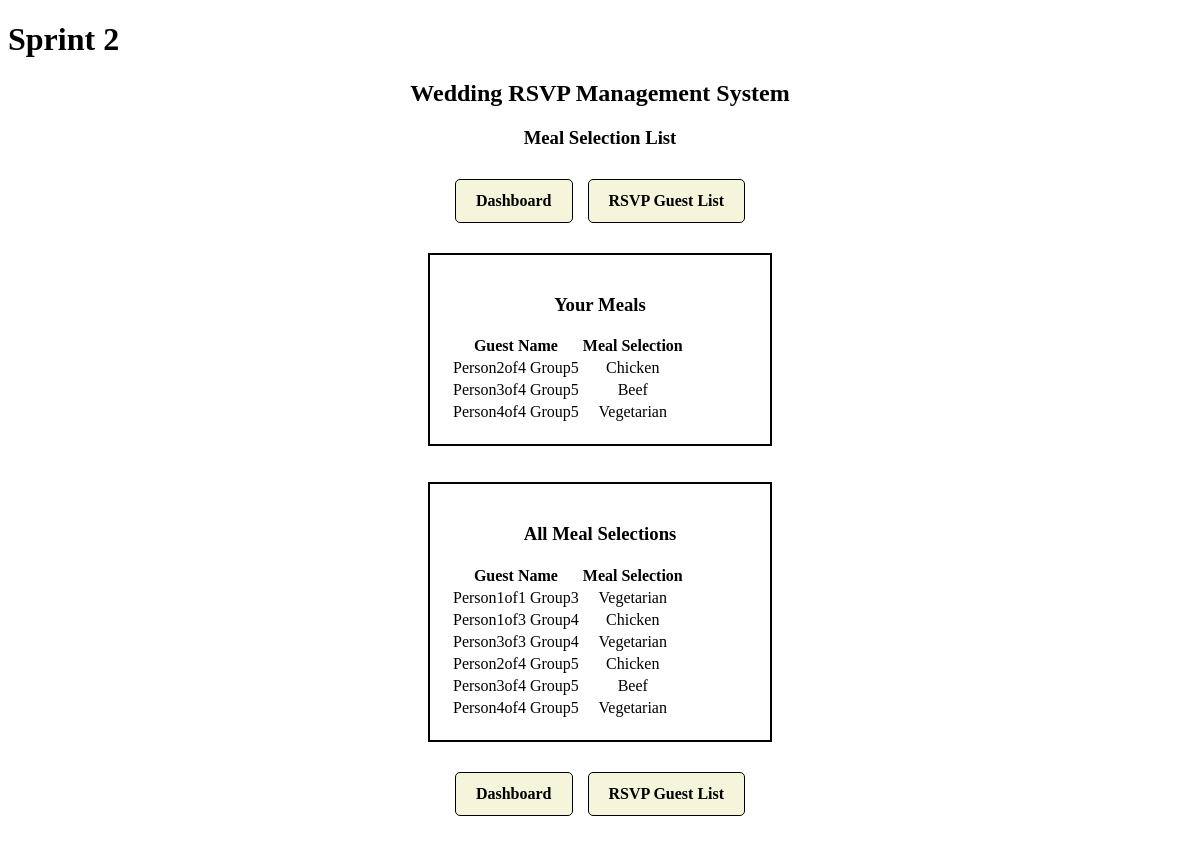
Page /meal_list/5 on the committed database.
### tables this page shows
CREATE TABLE "guests" (
    guest_id INTEGER PRIMARY KEY,
    invite_id INTEGER,
    first_name TEXT NOT NULL,
    last_name TEXT NOT NULL,
    rsvp_status TEXT DEFAULT 'Not Responded',
    FOREIGN KEY (invite_id) REFERENCES invites(invite_id)
);

CREATE TABLE meal_options (
    meal_id INTEGER PRIMARY KEY,
    meal_name TEXT NOT NULL UNIQUE
);

### app.py (the view)
@app.route("/meal_list/<int:invite_id>")
def meal_list(invite_id):
    connection = sqlite3.connect(database)
    cursor = connection.cursor()
    cursor.execute(
        """SELECT guests.first_name, guests.last_name, meal_options.meal_name
        FROM guests
        JOIN meal_selections
        ON guests.guest_id = meal_selections.guest_id
        JOIN meal_options
        ON meal_selections.meal_id = meal_options.meal_id
        WHERE guests.invite_id = ?
        AND guests.rsvp_status = 'Attending'""",
        (invite_id,)
    )
    invitation_meals = cursor.fetchall()
    cursor.execute(
        """SELECT guests.first_name, guests.last_name, meal_options.meal_name
        FROM guests
        JOIN meal_selections
        ON guests.guest_id = meal_selections.guest_id
        JOIN meal_options
        ON meal_selections.meal_id = meal_options.meal_id
        WHERE guests.rsvp_status = 'Attending'"""
    )
    all_meals = cursor.fetchall()
    connection.close()
    return render_template(
        "meal_list.html",
        invitation_meals=invitation_meals,
        all_meals=all_meals,
        invite_id=invite_id
    )

### templates/meal_list.html (shortened to what this page needs)
<!DOCTYPE html>
<html lang="en">
<head>
    <link rel="stylesheet" href="{{ url_for('static', filename='css/styles.css') }}">
</head>
<body>
    <h1>Sprint 2</h1>
    <h2>Wedding RSVP Management System</h2>
    <h3>Meal Selection List</h3>
	<div class="nav">
		<a class="navButton" href="{{ url_for('dashboard', invite_id=invite_id) }}">
			Dashboard
		</a>
		<a class="navButton" href="{{ url_for('rsvp_list', invite_id=invite_id) }}">
            RSVP Guest List
        </a>
	</div>
    <div class="form-box">
        <h3>Your Meals</h3>
        <table class="guestTable">
            <tr>
                <th>Guest Name</th>
                <th>Meal Selection</th>
            </tr>
            {% if invitation_meals %}
                {% for guest in invitation_meals %}
                <tr>
                    <td>{{ guest[0] }} {{ guest[1] }}</td>
                    <td>{{ guest[2] }}</td>
                </tr>
                {% endfor %}
            {% endif %}
        </table>
    </div>
    <br><br>
    <div class="form-box">
        <h3>All Meal Selections</h3>
        <table class="guestTable">
            <tr>
                <th>Guest Name</th>
                <th>Meal Selection</th>
            </tr>
            {% for guest in all_meals %}
            <tr>
                <td>{{ guest[0] }} {{ guest[1] }}</td>
                <td>{{ guest[2] }}</td>
            </tr>
            {% endfor %}
        </table>
    </div>
	<div class="nav">
		<a class="navButton" href="{{ url_for('dashboard', invite_id=invite_id) }}">
			Dashboard
		</a>
		<a class="navButton" href="{{ url_for('rsvp_list', invite_id=invite_id) }}">
            RSVP Guest List
        </a>
	</div>
</body>
</html>

### static/css/styles.css (style rules this page uses)
.form-box { border: 2px solid black; width: 300px; padding: 20px; text-align: center; margin: 0 auto; }
h2, h3 { text-align: center; }
.nav { display: flex; justify-content: center; align-items: center; gap: 15px; margin: 30px 0; }
.navButton { display: inline-block; padding: 12px 20px; border-radius: 5px; border: 1px solid black; background-color: beige; color: black; text-decoration: none; cursor: pointer; font-weight: bold; }

### rows in the picture
guests: first_name "Person2of4", last_name "Group5", meal_name "Chicken"
guests: first_name "Person3of4", last_name "Group5", meal_name "Beef"
guests: first_name "Person4of4", last_name "Group5", meal_name "Vegetarian"
guests: first_name "Person1of1", last_name "Group3", meal_name "Vegetarian"
guests: first_name "Person1of3", last_name "Group4", meal_name "Chicken"
guests: first_name "Person3of3", last_name "Group4", meal_name "Vegetarian"
